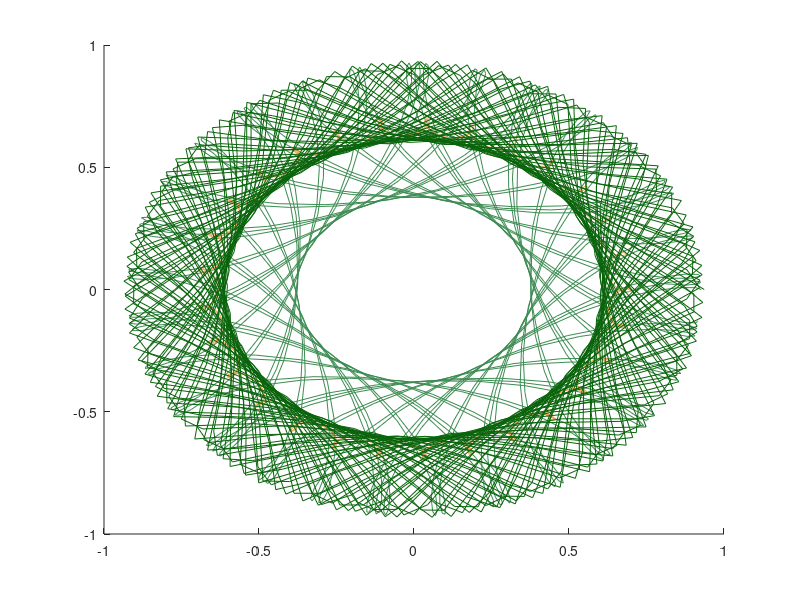

Recreate this plot in MATLAB.
ptRes = 1000;
numSpiro = 3;
theta = linspace(0, 100*pi, ptRes);

figure(1);
clf(1);
hold on;
for i = 1:numSpiro
	r = rand();
	l = rand();
	x = (1 - r).*cos(theta) + l.*r.*cos(theta.*(1 - r)./r);
	y = (1 - r).*sin(theta) - l.*r.*sin(theta.*(1 - r)./r);    
	plot(x, y, 'Color', rand(1, 3));
end
